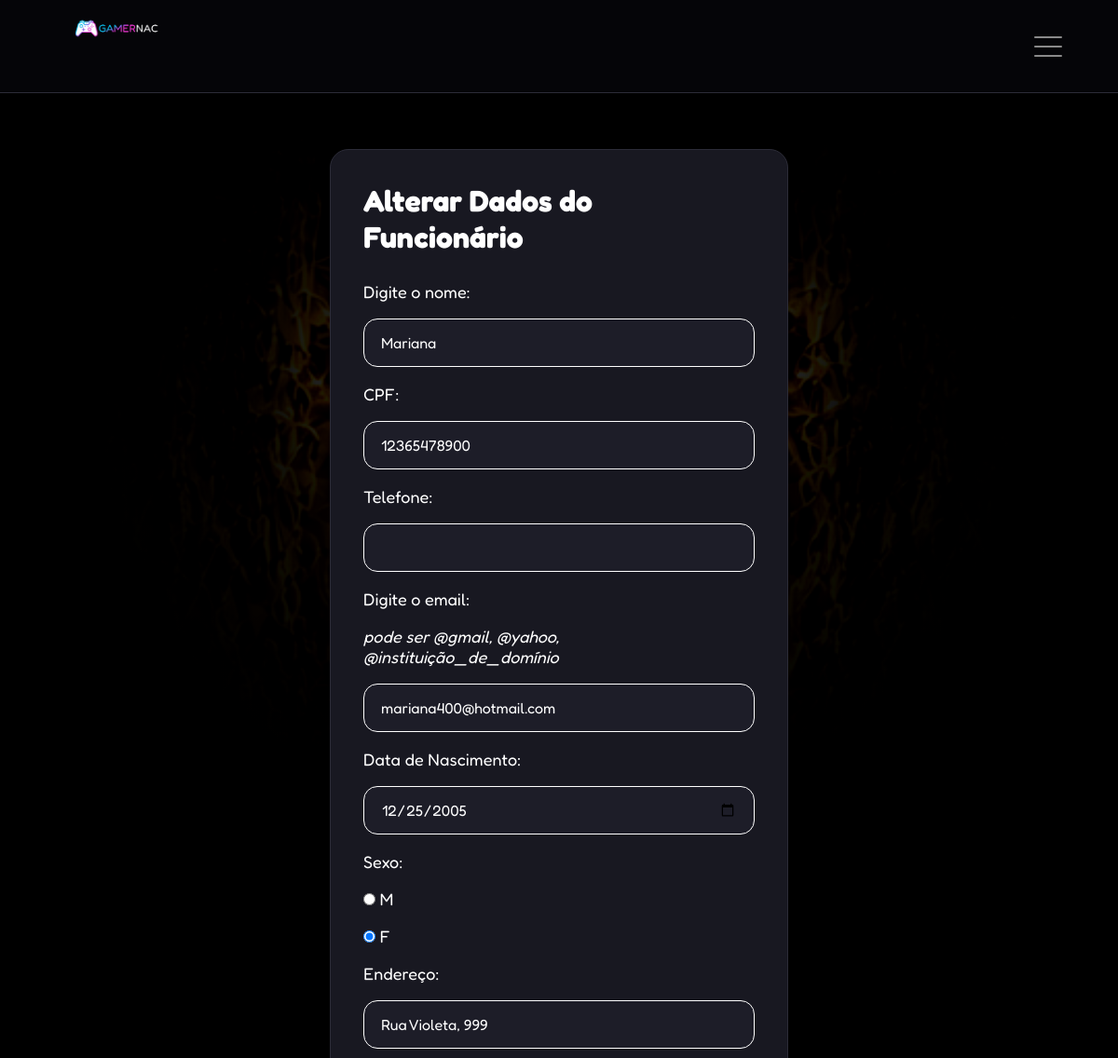
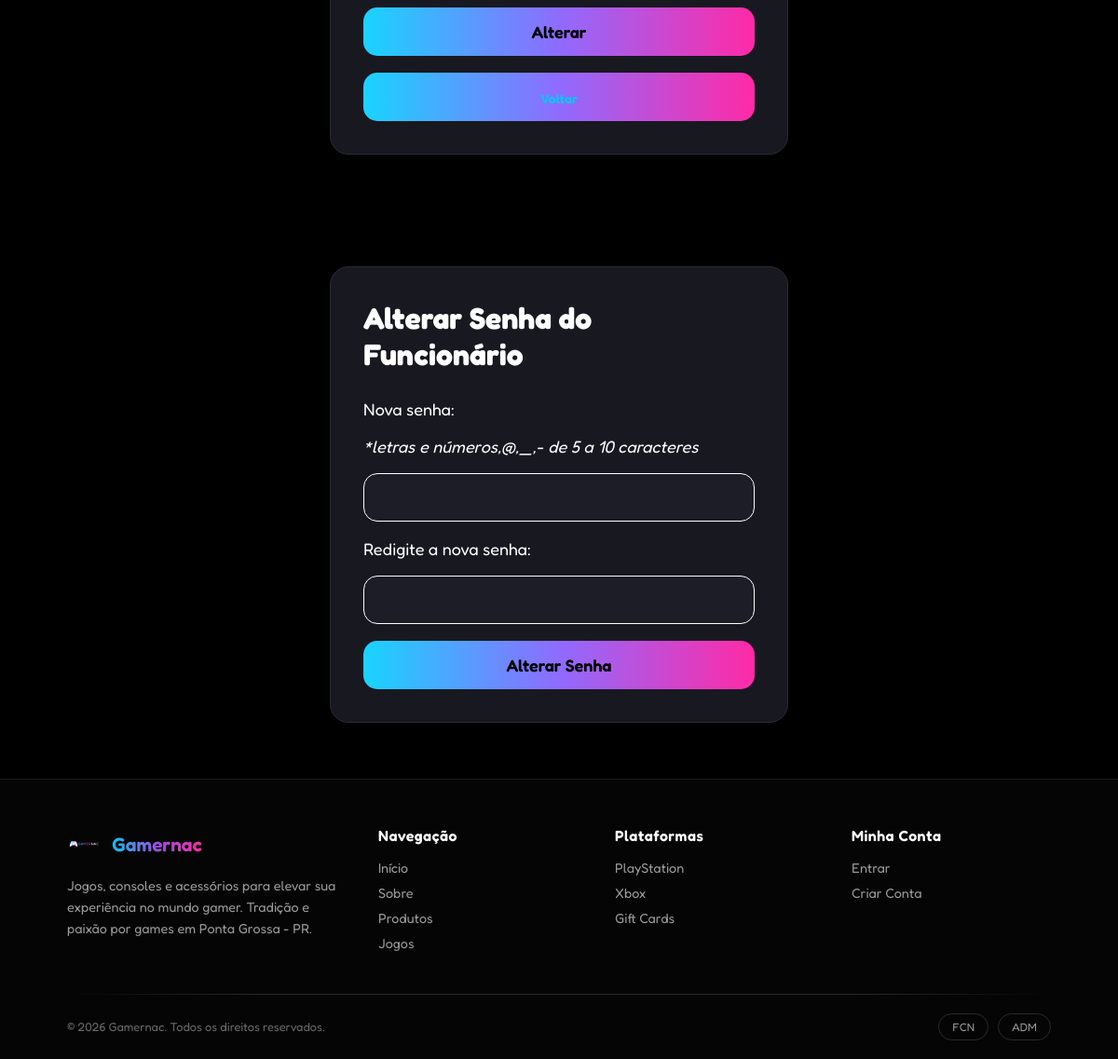
Screenshot of /alterarfuncionario.php?cod_func=3 (signed in) with the database file from the repository (2 pictures, top to bottom).
### tables this page shows
CREATE TABLE `funcionario` (
  `cod_func` int(11) NOT NULL,
  `nome` varchar(60) NOT NULL,
  `cpf` varchar(11) NOT NULL,
  `telefone` varchar(14) NOT NULL,
  `login` varchar(20) NOT NULL,
  `senha` varchar(100) NOT NULL,
  `email` varchar(280) NOT NULL,
  `data_nasci` date NOT NULL,
  `sexo` varchar(1) NOT NULL,
  `endereco` varchar(50) NOT NULL
);

### model/Funcionario.php (called while the page is built, shortened)
<?php
class Funcionario{
	private $nome;
	private $cpf;
	private $telefone;
	private $email;
	private $data_nasci;
	private $sexo;
	private $endereco;
	public function setNome($nome)
	{
		$this->nome=$nome;
	}
	public function getNome()
	{
		return $this->nome;
	}
	public function setCpf($cpf)
	{
		$this->cpf=$cpf;
	}
	public function getCpf()
	{
		return $this->cpf;
	}
	public function setTelefone($telefone)
	{
		$this->telefone=$telefone;
	}
	public function getTelefone()
	{
		return $this->telefone;
	}
	public function setEmail($email)
	{
		$this->email=$email;
	}
	public function getEmail()
	{
		return $this->email;
	}
	public function setDataNasci($data_nasci)
	{
		$this->data_nasci=$data_nasci;
	}
	public function getDataNasci()
	{
		return $this->data_nasci;
	}
	public function setSexo($sexo)
	{
		$this->sexo=$sexo;
	}
	public function getSexo()
	{
		return $this->sexo;
	}
	public function setEndereco($endereco)
	{
		$this->endereco=$endereco;
	}
	public function getEndereco()
	{
		return $this->endereco;
	}
}
?>

### persistence/Banco.php (called while the page is built, shortened)
<?php
class banco{
	private $con;
    public function __construct()
{
    $this->url="localhost";
    $this->usuario="root";
    $this->senha="";
    $this->database="gamernac";
    $this->con=new mysqli($this->url,$this->usuario,$this->senha,$this->database);
    $this->con->set_charset("utf8mb4");
}
    public function consultar($sql,$params=[],$types)
    {
    $stmt=$this->con->prepare($sql);
    if(!empty($params)){
    $stmt->bind_param($types,...$params);
    }
    $consulta=$stmt->get_result();
    if ($consulta->num_rows>0) {
    return $consulta;
    }else{
    return false;
}
}
}
?>

### persistence/FuncionarioPA.php (called while the page is built, shortened)
<?php require_once 'Banco.php';
class FuncionarioPA{
	private $con;
	public function __construct()
	{
		$this->con=new Banco();
	}
	public function buscarporcod($cod_func)
	{
		$sql="SELECT * FROM funcionario WHERE cod_func=?";
		$consulta=$this->con->consultar($sql,[$cod_func],'i');
		return $consulta;
	}
}
?>

### alterarfuncionario.php (the view, shortened to what this page needs)
<?php require_once 'paineladm.php';
	if(isset($_GET['cod_func'])){
	require_once 'persistence/FuncionarioPA.php';
	require_once 'model/Funcionario.php';
	$funcionario=new Funcionario();
	$funcionariopa=new FuncionarioPA();
	$consulta=$funcionariopa->buscarPorCod($_GET['cod_func']);
	$linha=$consulta->fetch_assoc();
	$funcionario->setCodFunc($linha['cod_func']);
	$funcionario->setNome($linha['nome']);
	$funcionario->setCpf($linha['cpf']);
	$funcionario->setTelefone($linha['telefone']);
	$funcionario->setEmail($linha['email']);
	$funcionario->setDataNasci($linha['data_nasci']);
	$funcionario->setSexo($linha['sexo']);
	$funcionario->setEndereco($linha['endereco']);
?>
<form action="alterarfuncionario.php" method="POST" id="form">
<h1>Alterar Dados do Funcionário</h1>
	<p>Digite o nome:</p>
	<p><input type="text" name="nome" size="40" maxlength="40" pattern="[a-zA-Z\sçÇãÃáÁéÉíÍóÓúÚ]{2,40}" title="Somente letras, sem caracteres especiais"
	value="<?= $funcionario->getNome() ?>" required></p>
	<p>CPF:</p>
	<p><input type="number" name="cpf" min="00000000000" max="99999999999" pattern="[0-9]{11}" title="Somente números"
	value="<?= $funcionario->getCpf() ?>" required></p>
	<p>Telefone:</p>
	<p><input type="number" name="telefone" id="telefone" size="14" maxlength="14" pattern="\([0-9]{2}\)[0-9]{4,5}-[0-9]{4}" value="<?= $funcionario->getTelefone() ?>"required></p>
	<p>Digite o email:</p>
 	<p><i>pode ser @gmail, @yahoo, @instituição_de_domínio</i></p>
 	<p><input type="email" name="email" size="50" maxlength="320" value="<?= $funcionario->getEmail() ?>" required>
	<p>Data de Nascimento:</p>
	<?php
	$data_atual=new DateTime(date('Y-m-d'));
	$data_antiga=date_modify($data_atual,"-120 years")->format('Y-m-d');
	?>
	<p><input type="date" name="data_nasci" min="<?= $data_antiga ?>" max="<?= date('Y-m-d') ?>"
	value="<?= $funcionario->getDataNasci() ?>"required></p>
 	<p>Sexo:</p>
 	<p><input type="radio" name="sexo" value="M" required <?php if($funcionario->getSexo()=="M"){echo'checked';}?>> M
 	<p><input type="radio" name="sexo" value="F" required <?php if($funcionario->getSexo()=="F"){echo'checked';}?>> F
	<p>Endereço:</p>
	<p><input type="text" name="endereco" size="50" maxlength="50" pattern="[0-9a-zA-Z\s,.çÇãÃáÁéÉíÍóÓúÚ]{6,50}" value="<?= $funcionario->getEndereco() ?>" required></p>
	<p><input type="submit" name="botao" value="Alterar"></p>
	<p><button><a href="paineladm.php">Voltar</a></button>
</form>
<form action="alterarfuncionario.php" method="POST" id="form">
	<h1>Alterar Senha do Funcionário</h1>
	<p>Nova senha:</p>
	<p><i>*letras e números,@,_,- de 5 a 10 caracteres</i></p>
	<p><input type="password" name="nova_senha" size="10" maxlength="10" pattern="[0-9a-zA-Z@_-]{5,10}" required></p>
	<p>Redigite a nova senha:</p>
	<p><input type="password" name="validar_senha" size="10" maxlength="10" pattern="[0-9a-zA-Z@_-]{5,10}" required></p>
	<p><input type="submit" name="botao_senha" value="Alterar Senha"></p>
</form>
<?php
}
?>
<?php include 'rodape.php'; ?>
</body>
</html>

### css/estilo.css (style rules this page uses)
:root { --fundo:#000000; --cor_letra:#FFFFFF; --cor_botao:#7A7A7A; --letra_botao:#D9D9D9; --letra_titulo:#000000; --borda:1.5px solid black; --arredondamento:13px; --fundo2:#000000; }
* { font-family:'Fredoka', sans-serif; margin: 0px; padding: 0px; }
html { height: 100%; }
body { background-color: #000000; overflow-x: hidden; min-height: 100vh; display: flex; flex-direction: column; }
#form { width:420px; margin:60px auto; padding:35px; background:#181821; border:1px solid #2c2c38; border-radius:20px; box-shadow:0 15px 40px rgba(0,0,0,.45); display:flex; flex-direction:column; gap:18px; color: white; margin-top: 5%; }
#form p { color: white; background-color: none; }
#form h1, #form h2 { background:transparent; color:#FFFFFF; font-size:2rem; margin-bottom:10px; }
#form input[type="text"],input[type="number"],input[type="email"],input[type="date"],input[type="password"] { width:100%; height:52px; background:#1d1d28; border:1px solid #FFFFFF; border-radius:15px; color:#FFFFFF; font-size:16px; padding:0 18px; transition:.25s; box-sizing:border-box; }
#form input::placeholder { color:#05C7F2; }
#form button, #form input[type="submit"] { width:100%; height:52px; border:none; border-radius:15px; cursor:pointer; font-size:18px; font-weight:600; color:#000; background:linear-gradient(90deg,#18d4ff,#8f6bff,#ff2aa6); transition:.3s; }
#form a { background:transparent; text-align:center; color:#05C7F2; text-decoration:none; font-size:14px; }
#form p { font-size:18px }

### rows the page displays
funcionario: nome "Mariana", cpf "12365478900", email "mariana400@hotmail.com", data_nasci "12/25/2005", sexo "☑", endereco "Rua Violeta, 999"
